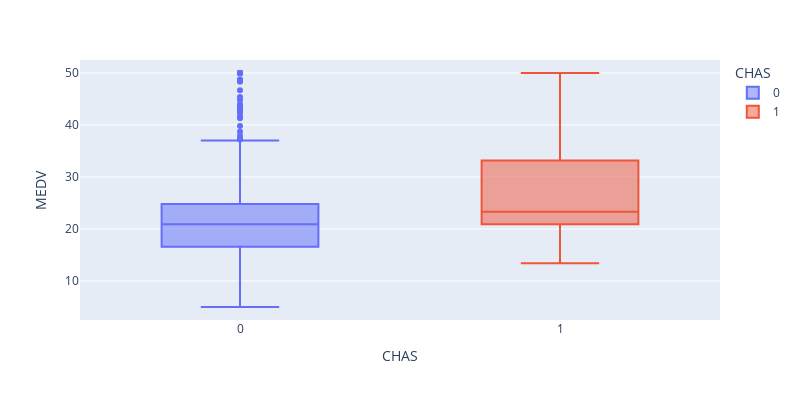

The cell this chart's notebook holds for it:
### Markdown cell above
Bivariable Analysis

### Code cell
fig = px.box(data, x="CHAS", y="MEDV", color="CHAS", width=800, height=400)
fig.show()

### Figure 1 — Plotly figure (JSON) as saved in the notebook; plotly's stock layout.template omitted (floating-point values rounded to 4 significant figures; data arrays with more than 128 entries replaced by an {"elided": "..."} marker saying what was removed)
{"data": [{"alignmentgroup": "True", "hovertemplate": "CHAS=%{x}<br>MEDV=%{y}<extra></extra>", "legendgroup": "0", "marker": {"color": "#636efa"}, "name": "0", "notched": false, "offsetgroup": "0", "orientation": "v", "showlegend": true, "type": "box", "x": {"elided": "471 int values"}, "x0": " ", "xaxis": "x", "y": {"elided": "471 float values"}, "y0": " ", "yaxis": "y"}, {"alignmentgroup": "True", "hovertemplate": "CHAS=%{x}<br>MEDV=%{y}<extra></extra>", "legendgroup": "1", "marker": {"color": "#EF553B"}, "name": "1", "notched": false, "offsetgroup": "1", "orientation": "v", "showlegend": true, "type": "box", "x": [1, 1, 1, 1, 1, 1, 1, 1, 1, 1, 1, 1, 1, 1, 1, 1, 1, 1, 1, 1, 1, 1, 1, 1, 1, 1, 1, 1, 1, 1, 1, 1, 1, 1, 1], "x0": " ", "xaxis": "x", "y": [13.4, 15.3, 17, 15.6, 27, 50, 50, 24.4, 20, 21.7, 19.3, 22.4, 23.3, 21.5, 23, 26.7, 21.7, 27.5, 29, 25.1, 20.7, 35.2, 32.4, 33.2, 33.1, 46, 50, 17.8, 21.7, 22.7, 16.8, 21.9, 50, 50, 50], "y0": " ", "yaxis": "y"}], "layout": {"boxmode": "overlay", "height": 400, "legend": {"title": {"text": "CHAS"}, "tracegroupgap": 0}, "margin": {"t": 60}, "width": 800, "xaxis": {"anchor": "y", "categoryarray": [0, 1], "categoryorder": "array", "domain": [0, 1], "title": {"text": "CHAS"}}, "yaxis": {"anchor": "x", "domain": [0, 1], "title": {"text": "MEDV"}}}}
